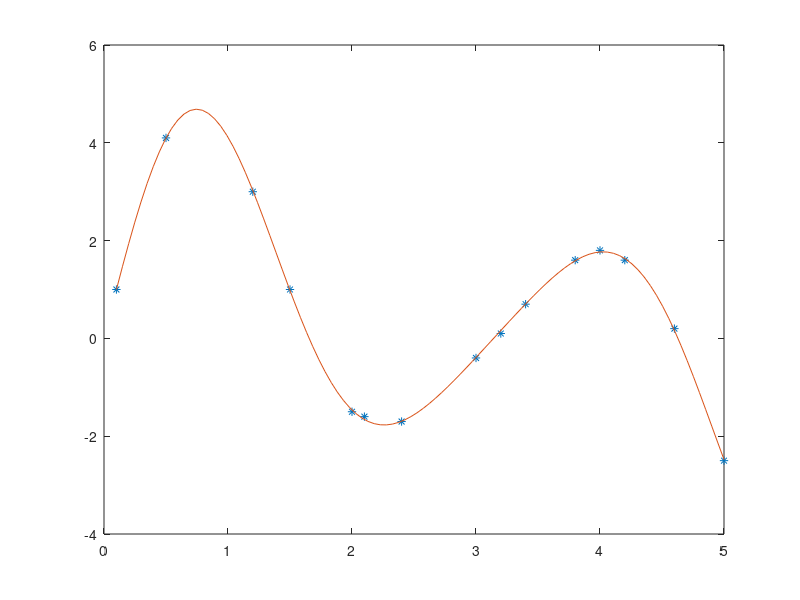

Source code (MATLAB):
t = [0.1 0.5 1.2 1.5 2 2.1 2.4 3 3.2 3.4 3.8 4 4.2 4.6 5]';
f = [1 4.1 3 1 -1.5 -1.6 -1.7 -0.4 0.1 0.7 1.6 1.8 1.6 0.2 -2.5]';

A = [sin(t) sin(2*t) sin(3*t)];

x = (A' * A) \ (A' * f);

xx = linspace(min(t),max(t));
yy = x(1)*sin(xx) + x(2)*sin(2*xx) + x(3)*sin(3*xx);
plot(t,f,'*',xx,yy)